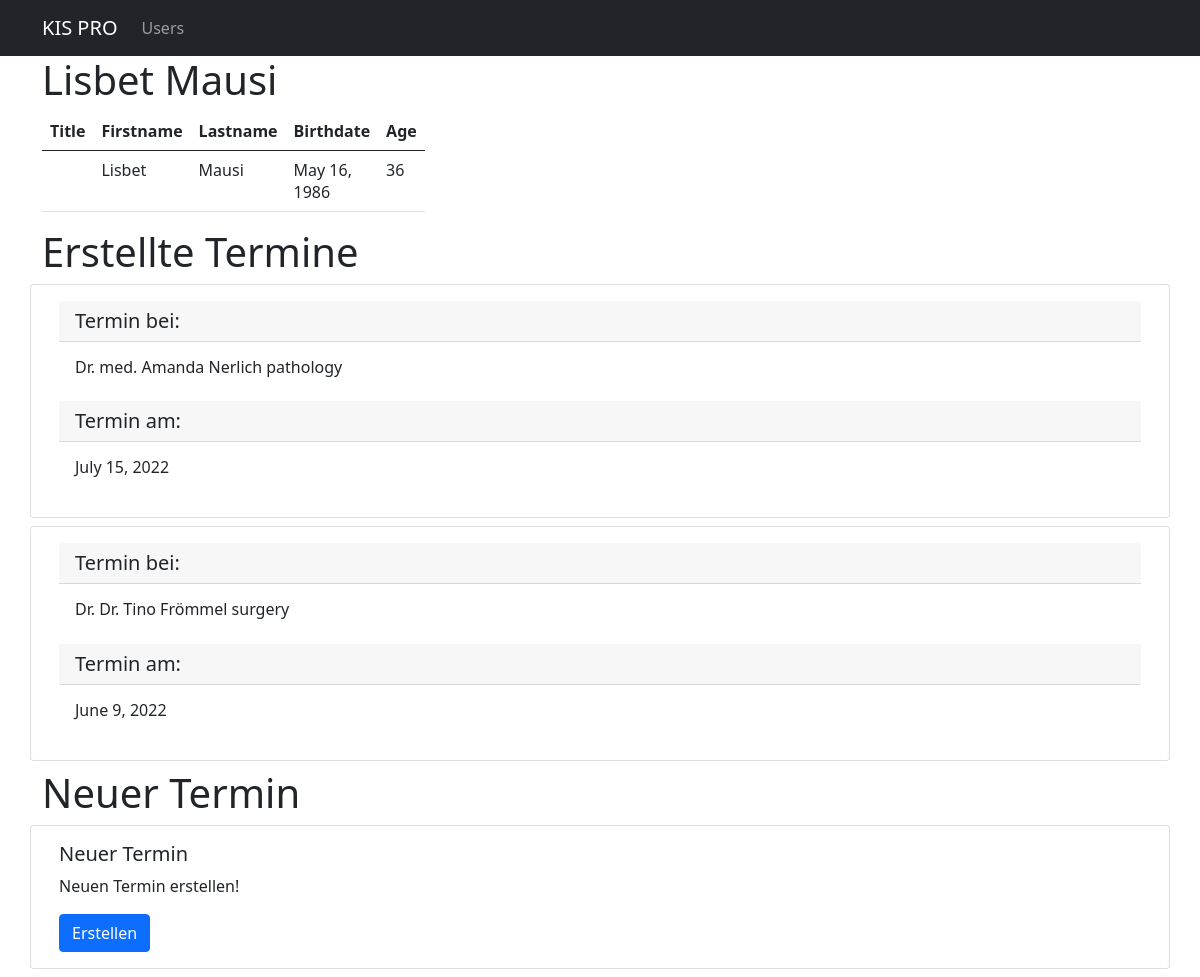
/3/, run on an earlier commit of the app's database.
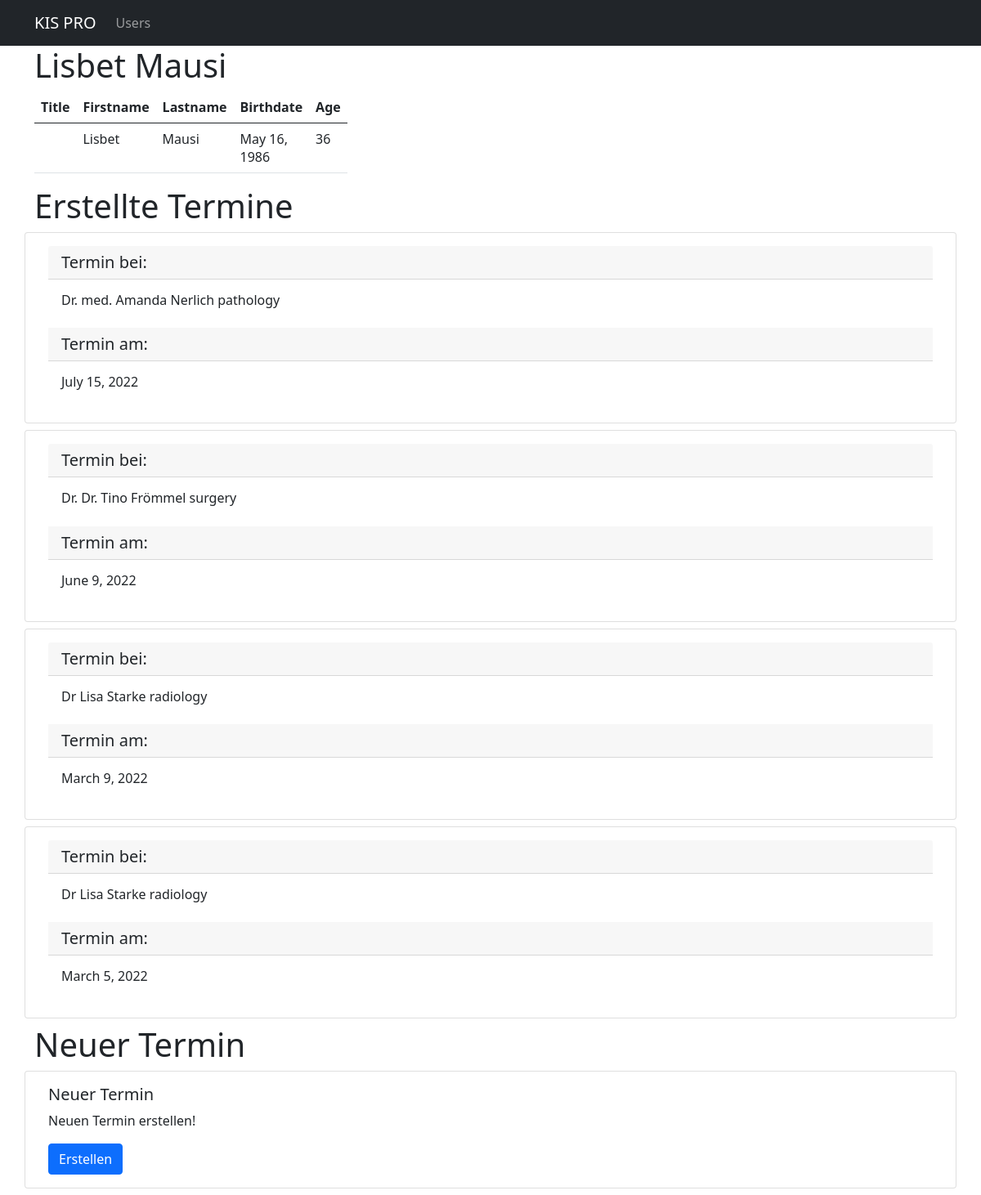
And on a later commit of the database.
### kis_pro/models.py (models this page shows, shortened)
class Cases(models.Model):
    timestamp = models.DateField()
    patient = models.ForeignKey(Patient, on_delete=models.CASCADE)
    doctor = models.ForeignKey(Doctor, on_delete=models.CASCADE)

class Person(models.Model):
    title = models.CharField(max_length=50)
    firstname = models.CharField(max_length=100)
    lastname = models.CharField(max_length=100)
    def user_print(self):
        return self.title + ' ' + self.firstname + ' ' + self.lastname
    def __str__(self):
        return self.user_print()
    class Meta:
        abstract = True

class Doctor(Person):
    role = models.ForeignKey(Role, on_delete=models.CASCADE)
    def role_to_name(self):
        return self.role.print_role_name()
    def __str__(self):
        return super().__str__() + ' ' + self.role_to_name()

class Role(models.Model):
    name = models.CharField(max_length=10)
    def print_role_name(self):
        return self.name
    class Meta:
        managed = False

### kis_pro/views.py (the view)
# urls.py: path("<int:pk>/", views.kis_pro_detail, name="kis_pro_detail"),
def kis_pro_detail(request, pk):
    patient = Patient.objects.get(pk=pk)
    cases = Cases.objects.filter(patient=patient)
    context = {
        'patient': patient,
        'cases': cases
    }
    return render(request, 'kis_pro_detail.html', context)

### kis_pro/models.py (called while the page is built)
    def getAge(self):
        today = date.today()
        return today.year - self.birthdate.year - (
                (today.month, today.day) < (self.birthdate.month, self.birthdate.day))

### kis_pro/templates/kis_pro_detail.html
{% extends "base.html" %}
{% load static %}
{% block page_content %}
    <h1>{{ patient.user_print }}</h1>
    <div class="row">
        <div class="col-md-4">
            <table class="table">
                <thead>
                <tr>
                    <th scope="col">Title</th>
                    <th scope="col">Firstname</th>
                    <th scope="col">Lastname</th>
                    <th scope="col">Birthdate</th>
                    <th scope="col"> Age</th>
                </tr>
                </thead>
                <tbody>
                <tr>
                    <td>{{ patient.title }}</td>
                    <td>{{ patient.firstname }}</td>
                    <td>{{ patient.lastname }}</td>
                    <td>{{ patient.birthdate }}</td>
                    <td>{{ patient.getAge }}</td>
                </tr>
                </tbody>
            </table>
        </div>
    </div>
    <h1>Erstellte Termine</h1>
    <div class="row">
        {% for case in cases %}
            <div class="card mb-2">
                <div class="card-body">
                    <h5 class="card-header">Termin bei: </h5>
                    <h6 class="card-body">{{ case.doctor }}</h6>
                    <h5 class="card-header">Termin am: </h5>
                    <h6 class="card-body">{{ case.timestamp }}</h6>
                </div>
            </div>
        {% endfor %}
    </div>
    <h1>Neuer Termin</h1>
    <div class="row">
        <div class="card mb-2">
            <div class="card-body">
                <h5 class="card-title">Neuer Termin</h5>
                <p>Neuen Termin erstellen!</p>
                <a href="{% url 'kis_pro_newcase' patient.pk %}"
                   class="btn btn-primary">
                    Erstellen
                </a>
            </div>
        </div>
    </div>
{% endblock %}

What changed in the data, as far as the page shows it:
added Cases: doctor "Dr Lisa Starke radiology", timestamp "March 9, 2022"
added Cases: doctor "Dr Lisa Starke radiology", timestamp "March 5, 2022"
